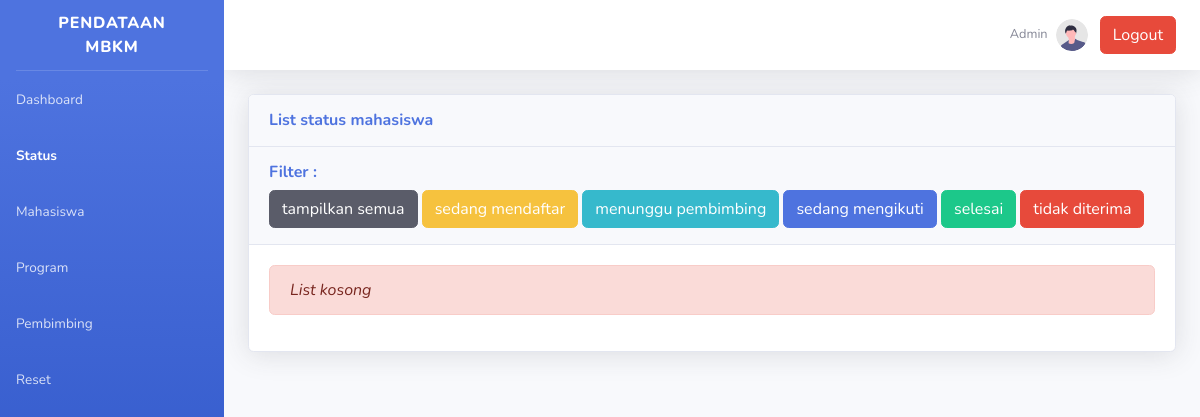
The page /liststatus.php on the database as committed earlier.
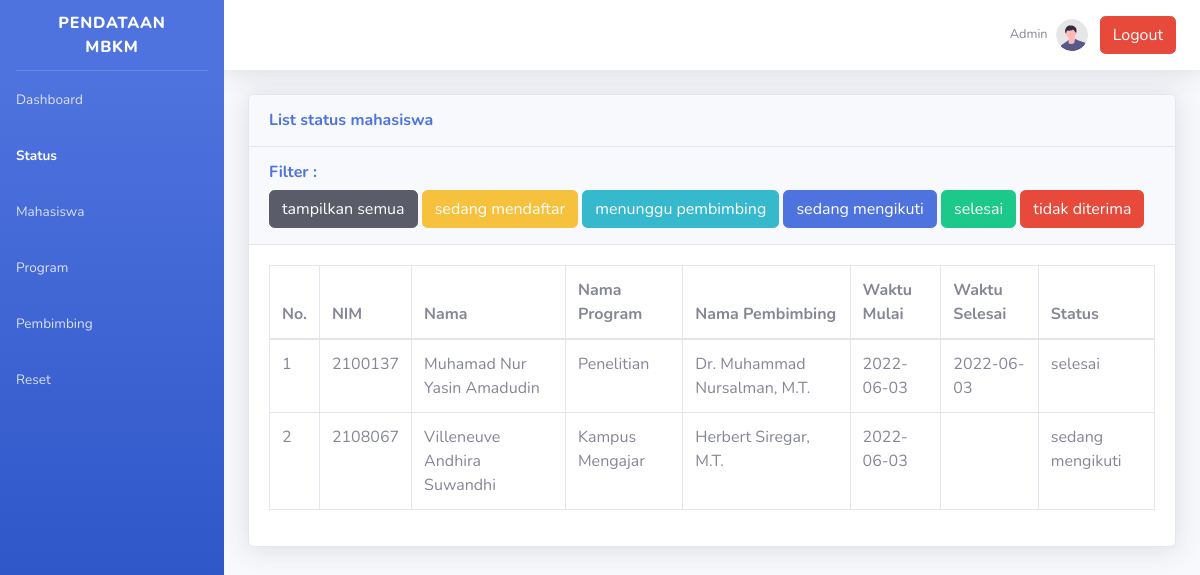
The same page on the database as committed later.
### tables this page shows
CREATE TABLE `tmahasiswa` (
  `nip` varchar(20) NOT NULL,
  `nim` varchar(10) NOT NULL,
  `nama_mahasiswa` varchar(50) NOT NULL,
  `prodi` varchar(50) NOT NULL,
  `email_mahasiswa` varchar(50) NOT NULL,
  `semester_mahasiswa` int(11) NOT NULL,
  `sks_akumulatif` int(11) DEFAULT 0,
  `sks_sisa_konversi` int(11) DEFAULT 0,
  `sks_dalam_univ` int(11) DEFAULT 20,
  `sks_luar_univ` int(11) DEFAULT 40,
  `ipk_mahasiswa` float NOT NULL,
  `status_mahasiswa` varchar(25) DEFAULT 'belum berpartisipasi'
);

### liststatus.php (the view, shortened to what this page needs)
<?php
$sql = "SELECT tmahasiswa.nim, nama_mahasiswa, nama_program, nama_pembimbing, waktu_mulai, waktu_selesai, status from tmahasiswa, tpembimbing, tprogrammbkm, kontrakmbkm where tmahasiswa.nim=kontrakmbkm.nim and tpembimbing.nip=kontrakmbkm.nip_pembimbingmbkm and tprogrammbkm.id_program=kontrakmbkm.id_program group by kontrakmbkm.nim";
?>
<!DOCTYPE html>
<html lang="en">
<head>
    <link href="vendor/fontawesome-free/css/all.min.css" rel="stylesheet" type="text/css">
    <link href="css/sb-admin-2.min.css" rel="stylesheet">
</head>
<body id="page-top">
    <div id="wrapper">
        <ul class="navbar-nav bg-gradient-primary sidebar sidebar-dark accordion" id="accordionSidebar">
            <a class="sidebar-brand d-flex align-items-center justify-content-center" href="admin.php">
                <div class="sidebar-brand-text mx-3">Pendataan MBKM</div>
            </a>
            <hr class="sidebar-divider my-0">
            <li class="nav-item">
                <a class="nav-link" href="admin.php">
                    <span>Dashboard</span></a>
            </li>
            <li class="nav-item active">
                <a class="nav-link" href="liststatus.php">
                    <span>Status</span></a>
            </li>
            <li class="nav-item">
                <a class="nav-link" href="listmahasiswa.php">
                    <span>Mahasiswa</span></a>
            </li>
            <li class="nav-item">
                <a class="nav-link" href="listprogram.php">
                    <span>Program</span></a>
            </li>
            <li class="nav-item">
                <a class="nav-link" href="listpembimbing.php">
                    <span>Pembimbing</span></a>
            </li>
            <li class="nav-item">
                <a class="nav-link" href="reset.php">
                    <span>Reset</span></a>
            </li>
        </ul>
        <div id="content-wrapper" class="d-flex flex-column">
            <div id="content">
                <nav class="navbar navbar-expand navbar-light bg-white topbar mb-4 static-top shadow">
                    <ul class="navbar-nav ml-auto">
                        <li class="nav-item dropdown no-arrow">
                            <a class="nav-link dropdown-toggle" href="index.php" id="userDropdown" role="button"
                                data-toggle="dropdown" aria-haspopup="true" aria-expanded="false">
                                <span class="mr-2 d-none d-lg-inline text-gray-600 small">Admin</span>
                                <img class="img-profile rounded-circle"
                                    src="img/undraw_profile.svg">
                            </a>
                        </li>
                        <li class="nav-item align-self-center">
                            <a href='logout.php' class='btn btn-danger mr-2'>Logout</a>
                        </li>
                    </ul>
                </nav>
                <div class="container-fluid">
                        <div class="card shadow mb-4">
                        <div class="card-header py-3">
                            <h6 class="m-0 font-weight-bold text-primary">List status mahasiswa</h6>
                        </div>
                        <div class="card-header py-3">
                            <h6 class="m-0 font-weight-bold text-primary mb-2">Filter :</h6>
                            <a href='liststatus.php' class='btn btn-dark btn-act'>tampilkan semua</a>
                            <a href='liststatus.php?stat=smd' class='btn btn-warning btn-act'>sedang mendaftar</a>
                            <a href='liststatus.php?stat=mpb' class='btn btn-info btn-act'>menunggu pembimbing</a>
                            <a href='liststatus.php?stat=smg' class='btn btn-primary btn-act'>sedang mengikuti</a>
                            <a href='liststatus.php?stat=sls' class='btn btn-success btn-act'>selesai</a>
                            <a href='liststatus.php?stat=tdt' class='btn btn-danger btn-act'>tidak diterima</a>
                        </div>
                        <div class="card-body">
                        <?php
                        require_once "config.php";
                        if($result = mysqli_query($link, $sql)){
                            if(mysqli_num_rows($result) > 0){
                                echo '<div class="table-responsive">';
                                    echo '<table class="table table-bordered" id="dataTable" width="100%" cellspacing="0">';
                                        echo "<thead>";
                                            echo "<tr>";
                                                echo "<th>No.</th>";
                                                echo "<th>NIM</th>";
                                                echo "<th>Nama</th>";
                                                echo "<th>Nama Program</th>";
                                                echo "<th>Nama Pembimbing</th>";
                                                echo "<th>Waktu Mulai</th>";
                                                echo "<th>Waktu Selesai</th>";
                                                echo "<th>Status</th>";
                                            echo "</tr>";
                                        echo "</thead>";
                                        echo "<tbody>";
                                        $num = 1;
                                        while($row = mysqli_fetch_array($result)){
                                            echo "<tr>";
                                                echo "<td>" . $num++ . "</td>";
                                                echo "<td>" . $row['nim'] . "</td>";
                                                echo "<td>" . $row['nama_mahasiswa'] . "</td>";
                                                echo "<td>" . $row['nama_program'] . "</td>";
                                                echo "<td>" . $row['nama_pembimbing'] . "</td>";
                                                echo "<td>" . $row['waktu_mulai'] . "</td>";
                                                echo "<td>" . $row['waktu_selesai'] . "</td>";
                                                echo "<td>" . $row['status'] . "</td>";
                                            echo "</tr>";
                                        }
                                        echo "</tbody>";
                                    echo "</table>";
                                echo '</div>';
                            } else{
                                echo '<div class="alert alert-danger"><em>List kosong</em></div>';
                            }
                        } else{
                            echo "Oops! Something went wrong. Please try again later.";
                        }
                        ?>
                        </div>
                    </div>
                </div>
            </div>
        </div>
    </div>
</body>
</html>

Rows that differ between the two databases and show on the page:
now on this page (row edited): tmahasiswa: nim "2100137", nama_mahasiswa "Muhamad Nur Yasin Amadudin", nama_program "Penelitian", nama_pembimbing "Dr. Muhammad Nursalman, M.T.", waktu_mulai "2022-06-03", waktu_selesai "2022-06-03", status "selesai"
now on this page (row edited): tmahasiswa: nim "2108067", nama_mahasiswa "Villeneuve Andhira Suwandhi", nama_program "Kampus Mengajar", nama_pembimbing "Herbert Siregar, M.T.", waktu_mulai "2022-06-03", status "sedang mengikuti"
Other text that changed with them:
text no longer shown: "List kosong"
text now shown: "No. NIM Nama Nama Program Nama Pembimbing Waktu Mulai Waktu Selesai Status"
